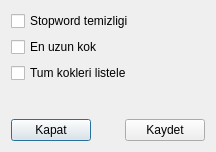
<?xml version="1.0" encoding="UTF-8"?>
<ui version="4.0">
 <class>Dialog</class>
 <widget class="QDialog" name="Dialog">
  <property name="geometry">
   <rect>
    <x>0</x>
    <y>0</y>
    <width>216</width>
    <height>152</height>
   </rect>
  </property>
  <property name="windowTitle">
   <string>Secenekler</string>
  </property>
  <layout class="QVBoxLayout" name="verticalLayout_2">
   <item>
    <layout class="QVBoxLayout" name="verticalLayout">
     <item>
      <widget class="QCheckBox" name="chkStopword">
       <property name="text">
        <string>Stopword temizligi</string>
       </property>
      </widget>
     </item>
     <item>
      <widget class="QCheckBox" name="chkEnuzunkok">
       <property name="text">
        <string>En uzun kok</string>
       </property>
      </widget>
     </item>
     <item>
      <widget class="QCheckBox" name="chkTumKokleriListele">
       <property name="text">
        <string>Tum kokleri listele</string>
       </property>
      </widget>
     </item>
    </layout>
   </item>
   <item>
    <spacer name="verticalSpacer">
     <property name="orientation">
      <enum>Qt::Vertical</enum>
     </property>
     <property name="sizeHint" stdset="0">
      <size>
       <width>20</width>
       <height>17</height>
      </size>
     </property>
    </spacer>
   </item>
   <item>
    <layout class="QHBoxLayout" name="horizontalLayout">
     <item>
      <widget class="QPushButton" name="pushButton">
       <property name="text">
        <string>Kapat</string>
       </property>
      </widget>
     </item>
     <item>
      <spacer name="horizontalSpacer">
       <property name="orientation">
        <enum>Qt::Horizontal</enum>
       </property>
       <property name="sizeHint" stdset="0">
        <size>
         <width>40</width>
         <height>20</height>
        </size>
       </property>
      </spacer>
     </item>
     <item>
      <widget class="QPushButton" name="pushButton_2">
       <property name="text">
        <string>Kaydet</string>
       </property>
      </widget>
     </item>
    </layout>
   </item>
  </layout>
 </widget>
 <resources/>
 <connections>
  <connection>
   <sender>pushButton</sender>
   <signal>clicked()</signal>
   <receiver>Dialog</receiver>
   <slot>close()</slot>
   <hints>
    <hint type="sourcelabel">
     <x>38</x>
     <y>130</y>
    </hint>
    <hint type="destinationlabel">
     <x>11</x>
     <y>149</y>
    </hint>
   </hints>
  </connection>
  <connection>
   <sender>pushButton_2</sender>
   <signal>clicked()</signal>
   <receiver>Dialog</receiver>
   <slot>secenekKaydet()</slot>
   <hints>
    <hint type="sourcelabel">
     <x>175</x>
     <y>126</y>
    </hint>
    <hint type="destinationlabel">
     <x>125</x>
     <y>151</y>
    </hint>
   </hints>
  </connection>
 </connections>
 <slots>
  <slot>secenekKaydet()</slot>
 </slots>
</ui>
